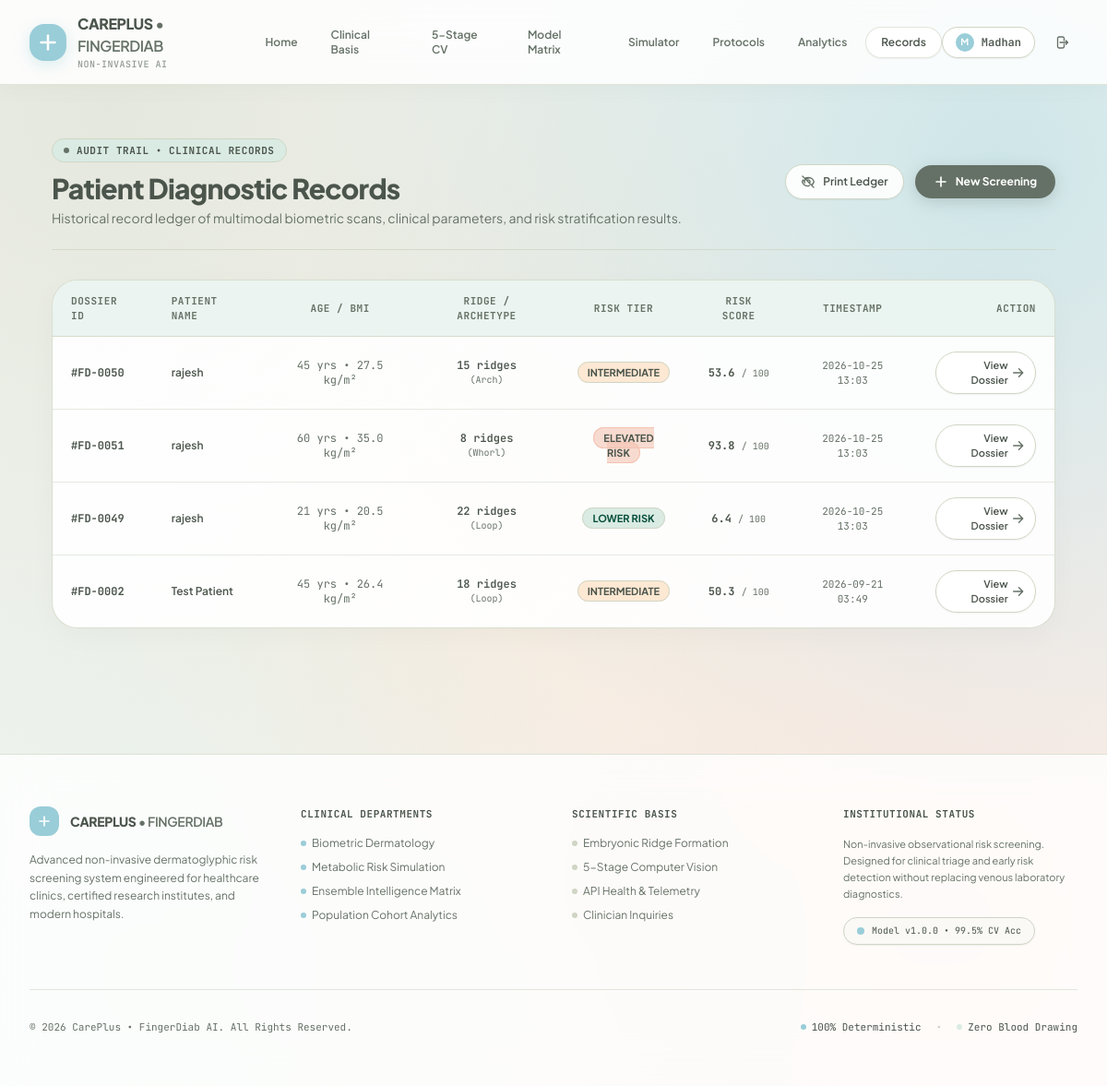
Screenshot of /history (signed in) with the database file from the repository.
### tables this page shows
CREATE TABLE predictions (
            id INTEGER PRIMARY KEY AUTOINCREMENT,
            user_id INTEGER,
            patient_name TEXT,
            fingerprint_type TEXT NOT NULL,
            ridge_count INTEGER NOT NULL,
            age INTEGER NOT NULL,
            bmi REAL NOT NULL,
            family_history TEXT NOT NULL,
            diabetes_risk TEXT NOT NULL,
            risk_score REAL DEFAULT 0.0,
            model_used TEXT DEFAULT 'Random Forest',
            confidence REAL DEFAULT 0.0,
            notes TEXT,
            created_at TIMESTAMP DEFAULT CURRENT_TIMESTAMP, model_version TEXT DEFAULT 'fingerdiab-rf-v1.0.0',
            FOREIGN KEY (user_id) REFERENCES users (id)
        );

### app.py (the view)
@app.route('/history')
@login_required
def history_page():
    records = PredictionRepository.get_by_user_id(session['user_id'])
    return render_template('history.html', records=records)

### app.py (called while the page is built, shortened)
@app.teardown_appcontext
def close_connection(exception):
    db = getattr(g, '_database', None)
    if db is not None:
        db.close()

def login_required(f):
    @wraps(f)
    def decorated_function(*args, **kwargs):
        return f(*args, **kwargs)
    return decorated_function

### fingerdiab/database/database.py (called while the page is built)
def get_db_connection():
    conn = sqlite3.connect(Config.DATABASE_PATH, timeout=10.0)
    conn.row_factory = sqlite3.Row
    return conn

### fingerdiab/database/repositories.py (called while the page is built)
    @staticmethod
    def get_by_user_id(user_id, limit=50):
        conn = get_db_connection()
        rows = conn.execute(
            "SELECT * FROM predictions WHERE user_id = ? ORDER BY created_at DESC LIMIT ?",
            (user_id, limit)
        ).fetchall()
        conn.close()
        return [dict(r) for r in rows]

### templates/history.html (shortened to what this page needs)
{% extends "base.html" %}
{% block content %}
<div class="py-10 px-4 sm:px-6 lg:px-8 max-w-6xl mx-auto space-y-8">
    <div class="flex flex-col sm:flex-row sm:items-center justify-between gap-4 border-b border-[#CFD6C4]/80 pb-6">
        <div>
            <div class="inline-flex items-center gap-2 px-3 py-1 rounded-full bg-[#DAEBE3] border border-[#CFD6C4] text-[11px] font-bold text-[#4B554C] uppercase tracking-wider font-mono">
                <span class="w-1.5 h-1.5 rounded-full bg-[#657166]"></span>
                <span>Audit Trail &bull; Clinical Records</span>
            </div>
            <h1 class="text-2xl sm:text-3xl font-extrabold text-[#4B554C] mt-2.5 font-heading tracking-tight">
                Patient Diagnostic Records
            </h1>
            <p class="text-xs sm:text-sm text-[#657166] mt-1">
                Historical record ledger of multimodal biometric scans, clinical parameters, and risk stratification results.
            </p>
        </div>
        <div class="flex items-center space-x-3">
            <button onclick="window.print()" class="px-4 py-2.5 rounded-full bg-white/90 hover:bg-[#DAEBE3] text-[#4B554C] text-xs font-semibold border border-[#CFD6C4] transition flex items-center gap-2 shadow-sm">
                <span>Print Ledger</span>
            </button>
            <a href="{{ url_for('upload_page') }}" class="btn-ink-pill px-5 py-2.5 text-xs flex items-center gap-2 shadow-md">
                <svg class="w-4 h-4" fill="none" viewBox="0 0 24 24" stroke="currentColor" stroke-width="2.5">
                    <path stroke-linecap="round" stroke-linejoin="round" d="M12 4.5v15m7.5-7.5h-15" />
                </svg>
                <span>New Screening</span>
            </a>
        </div>
    </div>
    <div class="bg-white/90 rounded-[28px] border border-[#CFD6C4]/80 shadow-[0_8px_30px_rgb(0,0,0,0.03)] overflow-hidden">
        {% if records and records|length > 0 %}
            <div class="overflow-x-auto">
                <table class="w-full text-left text-xs text-[#4B554C]">
                    <thead class="bg-[#DAEBE3]/50 border-b border-[#CFD6C4]/80 text-[11px] font-mono uppercase tracking-wider text-[#657166]">
                        <tr>
                            <th class="px-5 py-3.5">Dossier ID</th>
                            <th class="px-5 py-3.5">Patient Name</th>
                            <th class="px-5 py-3.5 text-center">Age / BMI</th>
                            <th class="px-5 py-3.5 text-center">Ridge / Archetype</th>
                            <th class="px-5 py-3.5 text-center">Risk Tier</th>
                            <th class="px-5 py-3.5 text-center">Risk Score</th>
                            <th class="px-5 py-3.5 text-center">Timestamp</th>
                            <th class="px-5 py-3.5 text-right">Action</th>
                        </tr>
                    </thead>
                    <tbody class="divide-y divide-[#CFD6C4]/50">
                        {% for r in records %}
                            <tr class="hover:bg-[#DAEBE3]/20 transition-colors">
                                <td class="px-5 py-4 font-mono font-bold text-[#4B554C]">
                                    #FD-{{ "%04d"|format(r.id) }}
                                </td>
                                <td class="px-5 py-4 font-semibold text-[#4B554C]">
                                    {{ r.patient_name }}
                                </td>
                                <td class="px-5 py-4 text-center font-mono text-[#657166]">
                                    {{ r.age }} yrs &bull; {{ r.bmi }} kg/m²
                                </td>
                                <td class="px-5 py-4 text-center font-mono text-[#657166]">
                                    <span class="inline-flex items-center gap-1 font-semibold text-[#4B554C]">
                                        {{ r.ridge_count }} ridges
                                    </span>
                                    <span class="text-[10px] text-[#657166] block capitalize">({{ r.fingerprint_type }})</span>
                                </td>
                                <td class="px-5 py-4 text-center">
                                    {% if r.diabetes_risk|lower == 'high' %}
                                        <span class="px-2.5 py-1 rounded-full text-[11px] font-bold uppercase bg-[#F3C3B2]/60 text-[#4B554C] border border-[#F3C3B2]">
                                            Elevated Risk
                                        </span>
                                    {% elif r.diabetes_risk|lower == 'medium' %}
                                        <span class="px-2.5 py-1 rounded-full text-[11px] font-bold uppercase bg-[#FDE8D3] text-[#4B554C] border border-[#CFD6C4]">
                                            Intermediate
                                        </span>
                                    {% else %}
                                        <span class="px-2.5 py-1 rounded-full text-[11px] font-bold uppercase bg-[#DAEBE3] text-emerald-900 border border-[#CFD6C4]">
                                            Lower Risk
                                        </span>
                                    {% endif %}
                                </td>
                                <td class="px-5 py-4 text-center font-mono font-bold text-[#4B554C]">
                                    {% if r.risk_score %}
                                        {{ "%.1f"|format(r.risk_score) }} <span class="text-[10px] text-[#657166] font-normal">/ 100</span>
                                    {% else %}
                                        {{ r.confidence }}%
                                    {% endif %}
                                </td>
                                <td class="px-5 py-4 text-center font-mono text-[#657166] text-[11px]">
                                    {{ r.created_at[:16] if r.created_at else 'Recent' }}
                                </td>
                                <td class="px-5 py-4 text-right">
                                    <a href="{{ url_for('result_page', pred_id=r.id) }}" class="inline-flex items-center gap-1 px-3 py-1.5 rounded-full bg-white hover:bg-[#DAEBE3] text-[#4B554C] font-semibold text-[11px] border border-[#CFD6C4] transition shadow-sm">
                                        <span>View Dossier</span>
                                        <svg class="w-3.5 h-3.5 text-[#657166]" fill="none" viewBox="0 0 24 24" stroke="currentColor" stroke-width="2.5">
                                            <path stroke-linecap="round" stroke-linejoin="round" d="M13.5 4.5L21 12m0 0l-7.5 7.5M21 12H3" />
                                        </svg>
                                    </a>
                                </td>
                            </tr>
                        {% endfor %}
                    </tbody>
                </table>
            </div>
        {% endif %}
    </div>
</div>
{% endblock %}

### templates/base.html (style rules this page uses)
html, body { overflow-x: hidden !important; max-width: 100vw !important; width: 100%; position: relative; }
body { background-color: #FAF9F6; background-image: radial-gradient(at 10% 10%, rgba(207, 214, 196, 0.50) 0px, transparent 55%), radial-gradient(at 90% 15%, rgba(153, 205, 216, 0.45) 0px, transparent 50%), radial-gradient(at 50% 50%, rgba(253, 232, 211, 0.40) 0px, transparent 60%), radial-gradient(at 85% 85%, rgba(243, 195, 178, 0.35) 0px, transparent 55%), radial-gradient(at 15% 90%, rgba(218, 235, 227, 0.55) 0px, transparent 55%); background-attachment: fixed; color: #657166; font-family: 'Plus Jakarta Sans', 'Inter', -apple-system, BlinkMacSystemFont, sans-serif; -webkit-font-smoothing: antialiased; }
h1, h2, h3, h4, .font-heading { font-family: 'Plus Jakarta Sans', sans-serif; letter-spacing: -0.025em; color: #4B554C; }
.btn-ink-pill, .btn-mint-pill { background-color: #657166 !important; color: #FFFFFF !important; font-weight: 700 !important; border-radius: 9999px !important; box-shadow: 0 4px 16px rgba(101, 113, 102, 0.25) !important; transition: all 0.2s ease !important; }

### rows the page displays
predictions: id "0050", patient_name "rajesh", age "45", bmi "27.5", ridge_count "15", fingerprint_type "Arch", diabetes_risk "INTERMEDIATE", risk_score "53.6", created_at "2026-10-25 13:03"
predictions: id "0051", patient_name "rajesh", age "60", bmi "35.0", ridge_count "8", fingerprint_type "Whorl", diabetes_risk "ELEVATED RISK", risk_score "93.8", created_at "2026-10-25 13:03"
predictions: id "0049", patient_name "rajesh", age "21", bmi "20.5", ridge_count "22", fingerprint_type "Loop", diabetes_risk "LOWER RISK", risk_score "6.4", created_at "2026-10-25 13:03"
predictions: id "0002", patient_name "Test Patient", age "45", bmi "26.4", ridge_count "18", fingerprint_type "Loop", diabetes_risk "INTERMEDIATE", risk_score "50.3", created_at "2026-09-21 03:49"

### other values shown
{{ session.get('username', 'U')[0]|upper }} "M"
{{ session.get('username') }} "Madhan"
